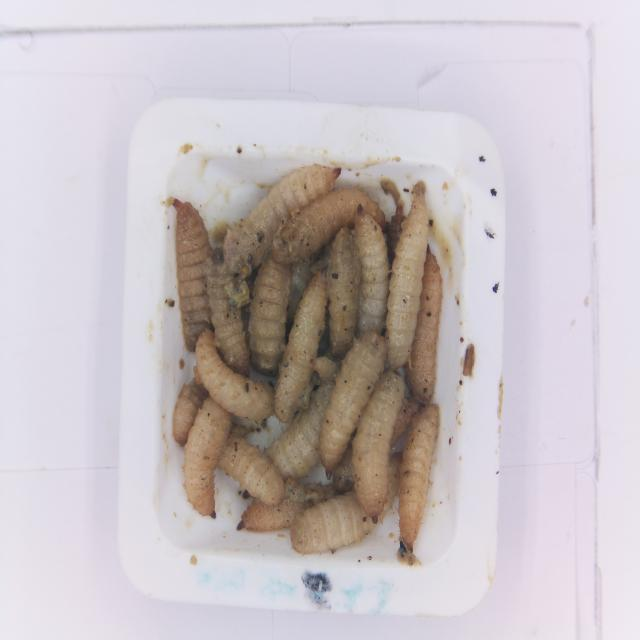
#> input picture ai-service/tests/fixtures/a1_development_train.jpg, 640 x 640 px
$ python -i a2_preprocessing_v2.py   (imports and definitions only)
#> lines starting #> are read from the running program, lines starting #| are printed output that depends on the picture; after the words box and inside, x2 and y2 are one past the last pixel; in counts of white or black regions, pixels touching at a corner belong together
#> further down, picture is the input picture: PIL image 640x640 RGB; mean R, G, B 199.8, 191.8, 195
"""Pixel-only, untrained ROI ranking. Outputs are proposals requiring human review."""
import math
import cv2
import numpy as np
from PIL import Image
from a2_preprocessing import letterbox_crop, require_development_split

VERSION = "a2_roi_v2_ranked"
CONFIG = {"max_side":1014, "red_blue_min":30, "red_green_min":8,
          "saturation_min":40, "value_min":35, "value_max":240,
          "min_area_fraction":.001, "max_area_fraction":.075,
          "min_fill":.25, "max_aspect":7, "margin_fraction":.10,
          "min_margin_native":32, "output_size":512,
          "shortcut_line_min_px":24, "shortcut_dark_max":105}


def shortcut_screen(image, box, body_mask=None):
    """Flag straight dark lines / ink-like components; never certify text absence."""
    crop=image.crop(tuple(box)).convert("RGB")
    ratio=min(1.,512/max(crop.size))
    crop=crop.resize((max(1,round(crop.width*ratio)),max(1,round(crop.height*ratio))))
    rgb=np.asarray(crop)
    chroma=rgb.max(2).astype(int)-rgb.min(2).astype(int)
    dark=((rgb.max(2)<CONFIG["shortcut_dark_max"]) & (chroma<35)).astype(np.uint8)*255
    if body_mask is not None:
        bm=np.asarray(Image.fromarray(body_mask).resize(crop.size,Image.Resampling.NEAREST))
        bm=cv2.dilate(bm,np.ones((9,9),np.uint8))
        dark[bm>0]=0
    lines=cv2.HoughLinesP(dark,1,np.pi/180,threshold=15,
                          minLineLength=CONFIG["shortcut_line_min_px"],maxLineGap=3)
    n,_,stats,_=cv2.connectedComponentsWithStats(dark,8)
    ink=sum(5<=int(s[4])<=200 for s in stats[1:])
    return {"straight_dark_lines":0 if lines is None else len(lines),"ink_components":ink,
            "shortcut_suspected":bool(lines is not None or ink>=8)}


def propose_roi(image):
    """No metadata argument: neither IDs nor measured targets determine coordinates."""
    image=image.convert("RGB")
    width,height=image.size
#> width = 640; height = 640
    scale=min(1.,CONFIG["max_side"]/max(width,height))
#> scale = 1
    small=image.resize((round(width*scale),round(height*scale)),Image.Resampling.BILINEAR)
    rgb=np.asarray(small)
    signed=rgb.astype(np.int16)
    hsv=cv2.cvtColor(rgb,cv2.COLOR_RGB2HSV)
#> hsv: shape (640, 640, 3); mean H, S, V 101.3, 27.4, 204.7
    mask=((signed[:,:,0]-signed[:,:,2]>CONFIG["red_blue_min"]) &
          (signed[:,:,0]-signed[:,:,1]>CONFIG["red_green_min"]) &
          (hsv[:,:,1]>CONFIG["saturation_min"]) & (hsv[:,:,2]>CONFIG["value_min"]) &
          (hsv[:,:,2]<CONFIG["value_max"])).astype(np.uint8)
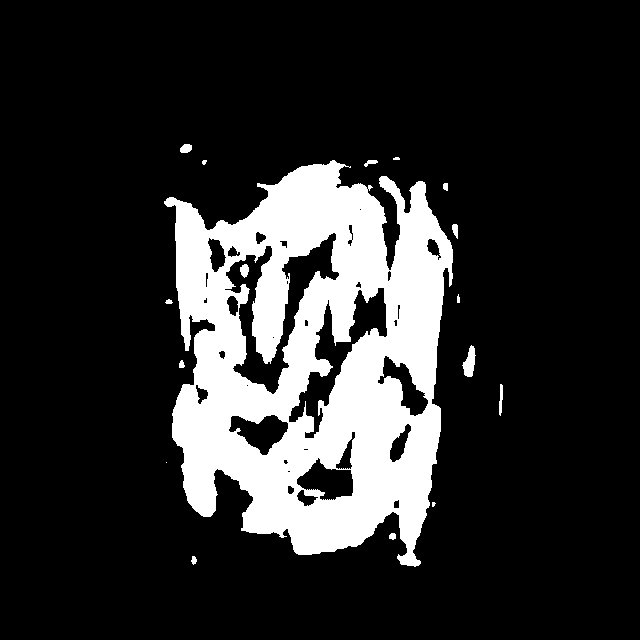
#> mask: shape (640, 640); values 0 (black) and 1 (white), 17.5% white; 17 white regions (4 under 20 px), largest, box (x1, y1, x2, y2) and area: (164, 160, 453, 567) 70838, (462, 345, 476, 377) 263, (240, 264, 249, 278) 91
    mask=cv2.morphologyEx(mask,cv2.MORPH_CLOSE,np.ones((3,3),np.uint8))
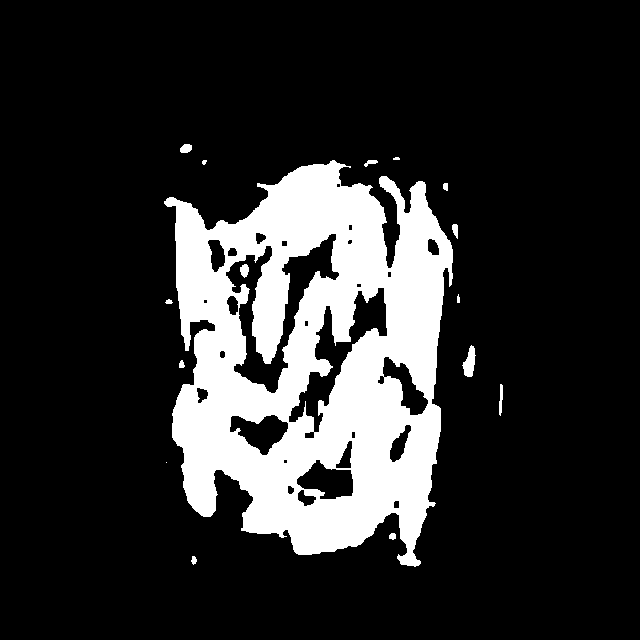
#> mask: shape (640, 640); values 0 (black) and 1 (white), 17.6% white; 16 white regions (3 under 20 px), largest, box (x1, y1, x2, y2) and area: (164, 160, 453, 567) 71200, (462, 345, 476, 377) 263, (240, 264, 249, 278) 91
    n,labels,stats,_=cv2.connectedComponentsWithStats(mask,8)
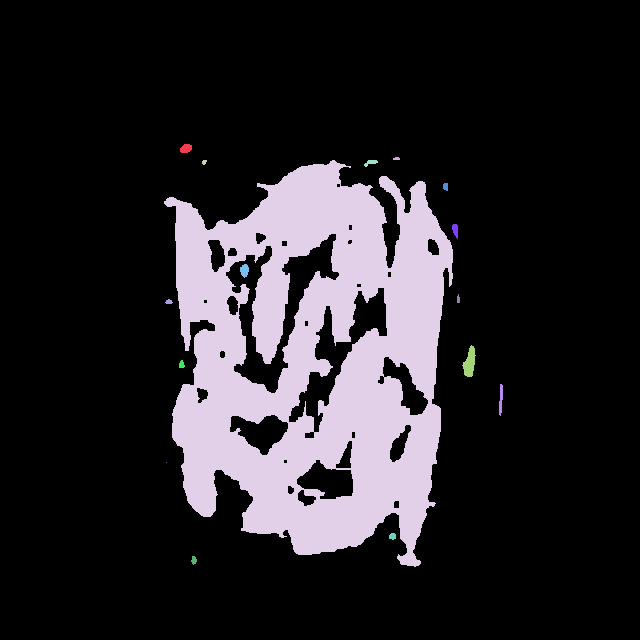
#> labels: shape (640, 640) int32; 17 distinct labels, from 0 to 16; one colour per label, 0 black
#> n = 17; stats = 17 rows, first 6: [0, 0, 640, 640, 337515], [180, 144, 12, 9, 88], [393, 157, 7, 3, 18], [202, 160, 5, 5, 19], [164, 160, 289, 407, 71200], [364, 160, 14, 7, 52]
    options=[]
    for i in range(1,n):
        x,y,w,h,area=map(int,stats[i])
        fraction=area/(mask.shape[0]*mask.shape[1])
        fill=area/(w*h)
        aspect=max(w,h)/max(1,min(w,h))
        if not (CONFIG["min_area_fraction"]<=fraction<=CONFIG["max_area_fraction"] and
                fill>=CONFIG["min_fill"] and aspect<=CONFIG["max_aspect"]):
            continue
        edge=x<=1 or y<=1 or x+w>=mask.shape[1]-1 or y+h>=mask.shape[0]-1
        # Prefer complete interior components over skin/objects touching source edge.
        # Area score saturates; an oversized foreground object cannot win by size alone.
        score=min(fraction,.03)/.03 + fill - .2*abs(math.log(aspect/2.5)) - 4*int(edge)
        options.append(dict(component=i,bbox=[x,y,x+w,y+h],area=area,area_fraction=fraction,
                            fill=fill,aspect=aspect,source_edge_contact=bool(edge),score=score))
#> this loop made 16 passes
#> (x, y, w, h, area, fraction, fill, aspect) on passes 1, 4, 5, 6, 7, 8, 9, 10, 11, 12, 13, 15: (180, 144, 12, 9, 88, 0.000215, 0.815, 1.33), (164, 160, 289, 407, 71200, 0.174, 0.605, 1.41), (364, 160, 14, 7, 52, 0.000127, 0.531, 2), (443, 183, 5, 8, 35, 8.54e-05, 0.875, 1.6), (452, 224, 6, 15, 65, 0.000159, 0.722, 2.5), (240, 264, 9, 14, 91, 0.000222, 0.722, 1.56), (457, 294, 3, 9, 22, 5.37e-05, 0.815, 3), (165, 299, 8, 5, 28, 6.84e-05, 0.7, 1.6), (462, 345, 14, 32, 263, 0.000642, 0.587, 2.29), (179, 360, 6, 8, 36, 8.79e-05, 0.75, 1.33), (499, 384, 4, 32, 90, 0.00022, 0.703, 8), (389, 533, 7, 7, 40, 9.77e-05, 0.816, 1)
#> after the loop, options = []
    options.sort(key=lambda o:(-o["score"],o["component"]))
    result={"method":VERSION,"roi_found":bool(options),"crop_bbox":None,"body_bbox":None,
            "source_edge_contact":False,"shortcut_suspected":False,"straight_dark_lines":0,
            "ink_components":0,"training_approved":False,"status":"HOLD_NO_CANDIDATE",
            "candidates":options,"selected_score":None,"score_gap":None}
    if not options:
        return result
    best=options[0]
    x0,y0,x1,y1=best["bbox"]
    native=[math.floor(x0/scale),math.floor(y0/scale),min(width,math.ceil(x1/scale)),min(height,math.ceil(y1/scale))]
    margin=max(CONFIG["min_margin_native"],round(max(native[2]-native[0],native[3]-native[1])*CONFIG["margin_fraction"]))
    box=[max(0,native[0]-margin),max(0,native[1]-margin),min(width,native[2]+margin),min(height,native[3]+margin)]
    full_mask=cv2.resize((labels==best["component"]).astype(np.uint8),(width,height),interpolation=cv2.INTER_NEAREST)
    screen=shortcut_screen(image,box,full_mask[box[1]:box[3],box[0]:box[2]])
    result.update(crop_bbox=box,body_bbox=native,selected_score=best["score"],
                  source_edge_contact=best["source_edge_contact"],**screen,
                  score_gap=best["score"]-options[1]["score"] if len(options)>1 else None)
    result["status"]=("HOLD_POSSIBLE_SOURCE_TRUNCATION" if best["source_edge_contact"] else
                      "HOLD_SHORTCUT_SCREEN" if screen["shortcut_suspected"] else "PENDING_HUMAN_REVIEW")
    return result

>>> from PIL import Image
>>> picture = Image.open('../../../ai-service/tests/fixtures/a1_development_train.jpg')
>>> result = propose_roi(picture)
#> result = 13 items
